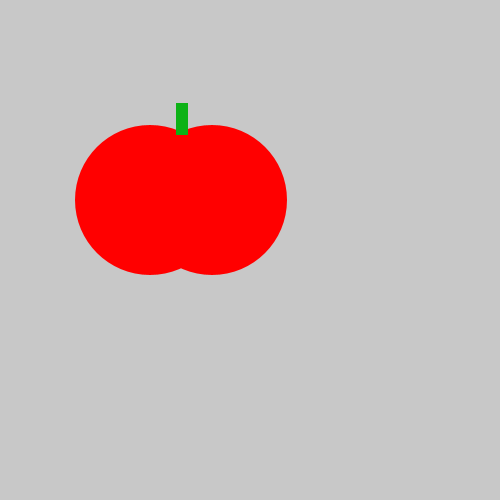
Frame 1 (no input)
Frame 60 (the mouse pressed at the canvas centre just before this capture): identical to frame 1, image omitted
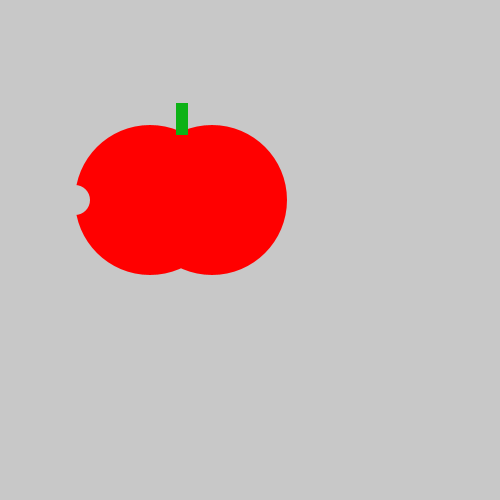
Frame 120 (the mouse held since frame 60 and released just before this capture)

The Processing sketch that drew these frames (run headless with seeded random() and noise(); from frame 60 on, the mouse is pressed at the canvas centre):

// Processing sketch: tasty_tomato
// ── tasty_tomato.pde
void setup() {
    size(500, 500);
}
void draw() {
    background(200, 200, 200);
    noStroke();
    fill(#FF0000);
    ellipse(150, 200, 150, 150);
    ellipse(212, 200, 150, 150);
    fill(#0DB216);
    rect(176, 103, 12, 32);
    if(mousePressed){
    fill(200,200,200);
    ellipse(75,200,30,30);
    }
}
